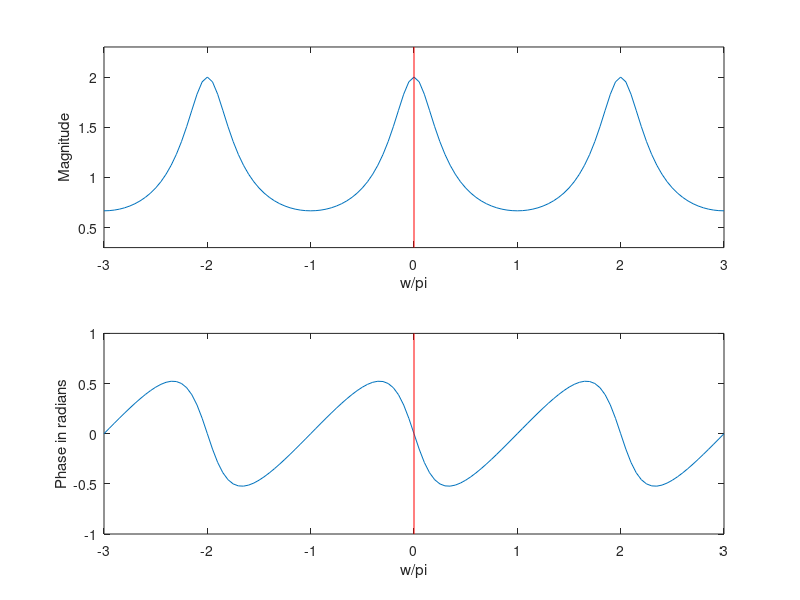

This figure's MATLAB source:
% s = 1 / (1 - alpha * e .^ (-j * w))

alpha_e = 0.5;
fs = 20;
sampling_period = 1 / fs;

w_by_pi = [-3:sampling_period:3];
w = w_by_pi * pi;

s = 1 ./ (1 - alpha_e * exp(-j * w));

X_mags= abs(s);
X_phase = angle(s);
subplot(2, 1, 1);
plot(w_by_pi, X_mags);
xlabel('w/pi');

ylabel('Magnitude');
ylim([0.3, 2.3]);
hold on
line([0 0], [0.3, 2.3], 'color', 'r');

subplot(2, 1, 2);
plot(w_by_pi, X_phase);
xlabel('w/pi');
ylabel('Phase in radians');
hold on
line([0 0], [-1, 1], 'color', 'r');
